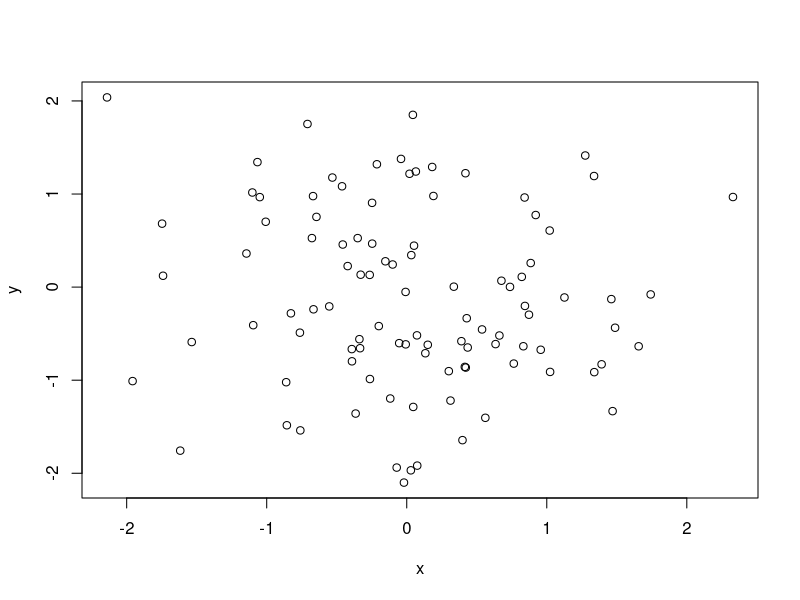

The R source for this figure:
## ---- chunk 1
data = data.frame(x = rnorm(100),
                  y = rnorm(100))
## ---- chunk 2
plot(y ~ x, data = data)
